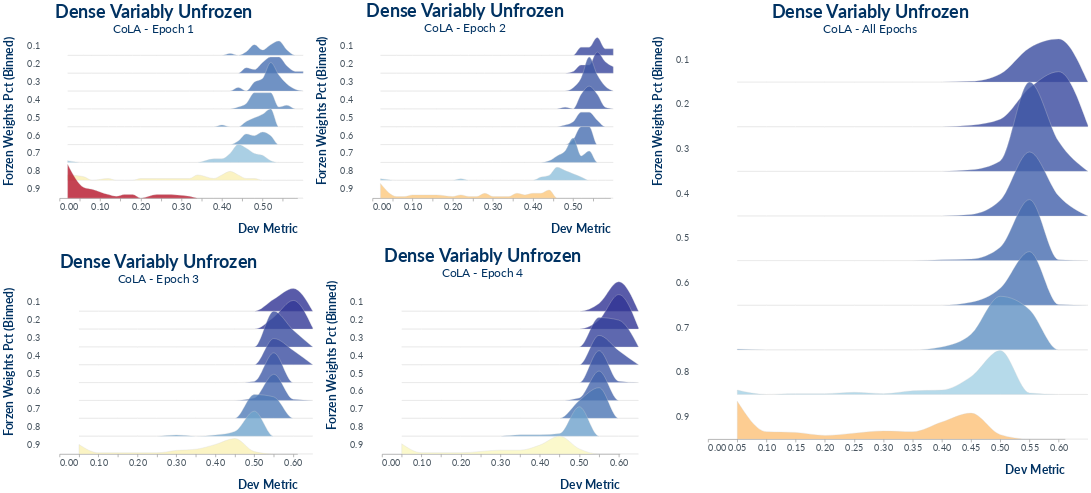

Notebook source saved alongside this figure:
### Markdown cell above
## (<font color='Red'>Frozen Weights</font>) `CoLA` Performance Ridgeplot
### using all default parameters

### Code cell
# load MSR performance data from CSV, pivot columns for analysis
f_ = "cola_final_exp.csv"
df = prepare_data_ridgeplot(pd.read_csv(os.path.join(fpath_, f_)))

# plot the combined epoch ridge plot (set return_all = False for single aggregate plot)
viz = altair_frozen_weights_performance_ridge_plot(df, task_name = "CoLA")
viz

### Figure 1 — Vega-Lite specification as saved in the notebook (floating-point values rounded to 4 significant figures; data arrays with more than 128 entries replaced by an {"elided": "..."} marker saying what was removed)
{"config": {"title": {"fontSize": 30, "font": "Lato", "anchor": "middle", "align": "center", "color": "#003262", "subtitleFontSize": 20, "subtitleFont": "Lato", "subtitleAcchor": "middle", "subtitleAlign": "center", "subtitleColor": "#003262"}, "axisX": {"labelFont": "Lato", "labelColor": "#46535e", "labelFontSize": 15, "titleFont": "Lato", "titleFontSize": 20, "titleColor": "#003262", "titleAlign": "right", "titleAnchor": "end", "titlePadding": 20}, "axisY": {"labelFont": "Lato", "labelColor": "#46535e", "labelFontSize": 15, "titleFont": "Lato", "titleFontSize": 20, "titleColor": "#003262", "titleAlign": "right", "titleAnchor": "end", "titlePadding": 20}, "headerRow": {"labelFont": "Lato", "titleFont": "Lato", "titleFontSize": 15, "titleColor": "#003262", "titleAlign": "right", "titleAnchor": "end"}, "legend": {"labelFont": "Lato", "labelFontSize": 15, "labelColor": "#584f29", "symbolType": "stroke", "symbolStrokeWidth": 3, "symbolOpacity": 1.0, "symbolSize": 500, "titleFont": "Lato", "titleFontSize": 20, "titleColor": "#003262"}, "view": {"labelFont": "Lato", "labelColor": "#46535e", "labelFontSize": 15, "titleFont": "Lato", "titleFontSize": 20, "titleColor": "#003262", "titleAlign": "right", "titleAnchor": "end", "stroke": null}, "facet": {"labelFont": "Lato", "labelColor": "#46535e", "labelFontSize": 15, "titleFont": "Lato", "titleFontSize": 20, "titleColor": "#003262", "titleAlign": "right", "titleAnchor": "end", "spacing": 0}, "row": {"labelFont": "Lato", "labelColor": "#46535e", "labelFontSize": 15, "titleFont": "Lato", "titleFontSize": 20, "titleColor": "#003262", "titleAlign": "right", "titleAnchor": "end"}}, "hconcat": [{"vconcat": [{"hconcat": [{"data": {"name": "data-81289495584074383088794d8c1106c6"}, "facet": {"row": {"type": "ordinal", "field": "Frozen Weights Pct", "header": {"labelAlign": "right", "labelAngle": 0, "labelColor": "#46535e", "labelFont": "Lato", "labelFontSize": 15, "titleFontSize": 20}, "title": "Forzen Weights Pct (Binned)"}}, "spec": {"mark": {"type": "area", "fillOpacity": 0.8, "interpolate": "monotone", "stroke": "lightgray", "strokeWidth": 0.5}, "encoding": {"fill": {"type": "quantitative", "field": "mean_acc", "legend": null, "scale": {"domain": [0.536, 0.05], "scheme": "redyellowblue"}}, "x": {"type": "quantitative", "bin": "binned", "field": "bin_min", "scale": {"domain": [0.0, 0.586]}, "title": "Dev Metric"}, "y": {"type": "quantitative", "axis": null, "field": "value", "scale": {"range": [30, -30]}}}, "height": 30, "transform": [{"joinaggregate": [{"op": "mean", "field": "Dev Metric", "as": "mean_acc"}], "groupby": ["Frozen Weights Pct"]}, {"bin": {"maxbins": 30}, "field": "Dev Metric", "as": ["bin_max", "bin_min"]}, {"aggregate": [{"op": "count", "as": "value"}], "groupby": ["Frozen Weights Pct", "mean_acc", "bin_min", "bin_max"]}, {"impute": "value", "key": "bin_min", "groupby": ["Frozen Weights Pct", "mean_acc"], "value": 0.0}], "width": 400}, "bounds": "flush", "title": {"text": "Dense Variably Unfrozen", "subtitle": "CoLA - Epoch 1"}}, {"data": {"name": "data-6614484bbe345c59c464f28fba0a38a9"}, "facet": {"row": {"type": "ordinal", "field": "Frozen Weights Pct", "header": {"labelAlign": "right", "labelAngle": 0, "labelColor": "#46535e", "labelFont": "Lato", "labelFontSize": 15, "titleFontSize": 20}, "title": "Forzen Weights Pct (Binned)"}}, "spec": {"mark": {"type": "area", "fillOpacity": 0.8, "interpolate": "monotone", "stroke": "lightgray", "strokeWidth": 0.5}, "encoding": {"fill": {"type": "quantitative", "field": "mean_acc", "legend": null, "scale": {"domain": [0.543, 0.05], "scheme": "redyellowblue"}}, "x": {"type": "quantitative", "bin": "binned", "field": "bin_min", "scale": {"domain": [0.0, 0.593]}, "title": "Dev Metric"}, "y": {"type": "quantitative", "axis": null, "field": "value", "scale": {"range": [30, -30]}}}, "height": 30, "transform": [{"joinaggregate": [{"op": "mean", "field": "Dev Metric", "as": "mean_acc"}], "groupby": ["Frozen Weights Pct"]}, {"bin": {"maxbins": 30}, "field": "Dev Metric", "as": ["bin_max", "bin_min"]}, {"aggregate": [{"op": "count", "as": "value"}], "groupby": ["Frozen Weights Pct", "mean_acc", "bin_min", "bin_max"]}, {"impute": "value", "key": "bin_min", "groupby": ["Frozen Weights Pct", "mean_acc"], "value": 0.0}], "width": 400}, "bounds": "flush", "title": {"text": "Dense Variably Unfrozen", "subtitle": "CoLA - Epoch 2"}}]}, {"hconcat": [{"data": {"name": "data-d9292eb9572b1e377f5393881fcdeae8"}, "facet": {"row": {"type": "ordinal", "field": "Frozen Weights Pct", "header": {"labelAlign": "right", "labelAngle": 0, "labelColor": "#46535e", "labelFont": "Lato", "labelFontSize": 15, "titleFontSize": 20}, "title": "Forzen Weights Pct (Binned)"}}, "spec": {"mark": {"type": "area", "fillOpacity": 0.8, "interpolate": "monotone", "stroke": "lightgray", "strokeWidth": 0.5}, "encoding": {"fill": {"type": "quantitative", "field": "mean_acc", "legend": null, "scale": {"domain": [0.5608, 0.05], "scheme": "redyellowblue"}}, "x": {"type": "quantitative", "bin": "binned", "field": "bin_min", "scale": {"domain": [0.0, 0.6108]}, "title": "Dev Metric"}, "y": {"type": "quantitative", "axis": null, "field": "value", "scale": {"range": [30, -30]}}}, "height": 30, "transform": [{"joinaggregate": [{"op": "mean", "field": "Dev Metric", "as": "mean_acc"}], "groupby": ["Frozen Weights Pct"]}, {"bin": {"maxbins": 30}, "field": "Dev Metric", "as": ["bin_max", "bin_min"]}, {"aggregate": [{"op": "count", "as": "value"}], "groupby": ["Frozen Weights Pct", "mean_acc", "bin_min", "bin_max"]}, {"impute": "value", "key": "bin_min", "groupby": ["Frozen Weights Pct", "mean_acc"], "value": 0.0}], "width": 400}, "bounds": "flush", "title": {"text": "Dense Variably Unfrozen", "subtitle": "CoLA - Epoch 3"}}, {"data": {"name": "data-8d4928d746808334c59b7a2c4346343a"}, "facet": {"row": {"type": "ordinal", "field": "Frozen Weights Pct", "header": {"labelAlign": "right", "labelAngle": 0, "labelColor": "#46535e", "labelFont": "Lato", "labelFontSize": 15, "titleFontSize": 20}, "title": "Forzen Weights Pct (Binned)"}}, "spec": {"mark": {"type": "area", "fillOpacity": 0.8, "interpolate": "monotone", "stroke": "lightgray", "strokeWidth": 0.5}, "encoding": {"fill": {"type": "quantitative", "field": "mean_acc", "legend": null, "scale": {"domain": [0.553, 0.05], "scheme": "redyellowblue"}}, "x": {"type": "quantitative", "bin": "binned", "field": "bin_min", "scale": {"domain": [0.0, 0.603]}, "title": "Dev Metric"}, "y": {"type": "quantitative", "axis": null, "field": "value", "scale": {"range": [30, -30]}}}, "height": 30, "transform": [{"joinaggregate": [{"op": "mean", "field": "Dev Metric", "as": "mean_acc"}], "groupby": ["Frozen Weights Pct"]}, {"bin": {"maxbins": 30}, "field": "Dev Metric", "as": ["bin_max", "bin_min"]}, {"aggregate": [{"op": "count", "as": "value"}], "groupby": ["Frozen Weights Pct", "mean_acc", "bin_min", "bin_max"]}, {"impute": "value", "key": "bin_min", "groupby": ["Frozen Weights Pct", "mean_acc"], "value": 0.0}], "width": 400}, "bounds": "flush", "title": {"text": "Dense Variably Unfrozen", "subtitle": "CoLA - Epoch 4"}}]}]}, {"data": {"name": "data-8b65c6da7a5d98b6a3b6396b49cab664"}, "facet": {"row": {"type": "ordinal", "field": "Frozen Weights Pct", "header": {"labelAlign": "right", "labelAngle": 0, "labelColor": "#46535e", "labelFont": "Lato", "labelFontSize": 15, "titleFontSize": 20}, "title": "Forzen Weights Pct (Binned)"}}, "spec": {"mark": {"type": "area", "fillOpacity": 0.8, "interpolate": "monotone", "stroke": "lightgray", "strokeWidth": 0.5}, "encoding": {"fill": {"type": "quantitative", "field": "mean_acc", "legend": null, "scale": {"domain": [0.5608, 0.05], "scheme": "redyellowblue"}}, "x": {"type": "quantitative", "bin": "binned", "field": "bin_min", "scale": {"domain": [0.0, 0.6108]}, "title": "Dev Metric"}, "y": {"type": "quantitative", "axis": null, "field": "value", "scale": {"range": [75, -75]}}}, "height": 75, "transform": [{"joinaggregate": [{"op": "mean", "field": "Dev Metric", "as": "mean_acc"}], "groupby": ["Frozen Weights Pct"]}, {"bin": {"maxbins": 30}, "field": "Dev Metric", "as": ["bin_max", "bin_min"]}, {"aggregate": [{"op": "count", "as": "value"}], "groupby": ["Frozen Weights Pct", "mean_acc", "bin_min", "bin_max"]}, {"impute": "value", "key": "bin_min", "groupby": ["Frozen Weights Pct", "mean_acc"], "value": 0.0}], "width": 600}, "bounds": "flush", "title": {"text": "Dense Variably Unfrozen", "subtitle": "CoLA - All Epochs"}}], "$schema": "https://vega.github.io/schema/vega-lite/v4.8.1.json", "datasets": {"data-81289495584074383088794d8c1106c6": {"elided": "300 records"}, "data-6614484bbe345c59c464f28fba0a38a9": {"elided": "300 records"}, "data-d9292eb9572b1e377f5393881fcdeae8": {"elided": "300 records"}, "data-8d4928d746808334c59b7a2c4346343a": {"elided": "300 records"}, "data-8b65c6da7a5d98b6a3b6396b49cab664": {"elided": "1200 records"}}}
